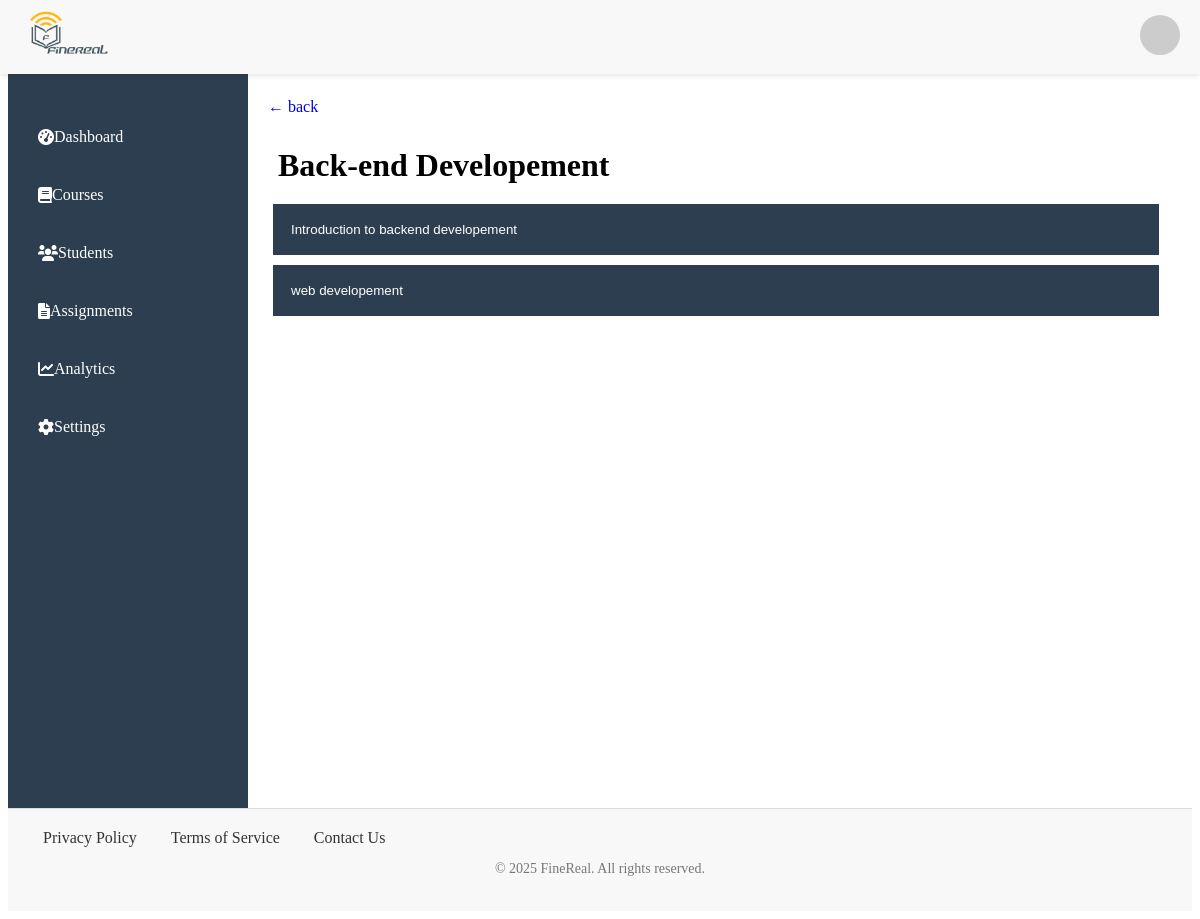
/course/b22e628f-6502-47c8-b3b7-e025a4f0ad21, run on the app's committed database.
### app/models/course.py (models this page shows)
class Courses(BaseModel, db.Model):
    __tablename__ = 'courses'
    title = db.Column(db.String(255), nullable=False)
    description = db.Column(db.Text, nullable=False)
    category = db.Column(db.String(60))
    difficulty = db.Column(db.String(60), default="Beginner")
    prerequisite = db.Column(db.Text)
    status = db.Column(db.String(60))
    teacher_id = db.Column(db.Integer, db.ForeignKey('users.id'), nullable=False)
    modules = db.relationship('Modules', backref='courses', lazy=True)
    enrolled_students = db.relationship('Enrollments', backref='courses', lazy=True)

class Modules(BaseModel, db.Model):
    __tablename__ = 'modules'
    title = db.Column(db.String(60), nullable=False)
    course_id = db.Column(db.Integer, db.ForeignKey('courses.id'), nullable=False)
    units = db.relationship('Units', backref='module', lazy=True)
    course = db.relationship('Courses', backref='modules_list', lazy=True, viewonly=True)

### app/routes/course.py (the view, shortened to what this page needs)
@app.route('/course/<course_id>', methods=["GET", 'POST'])
def course_view(course_id):
    v_course = Courses.query.get_or_404(course_id)
    modules = Modules.query.filter_by(course_id=course_id).all()
    return render_template(
        "course_view.html",
        course=v_course,
        user=current_user,
        modules=modules
    )

### app/templates/course_view.html (shortened to what this page needs)
{% extends 'base.html' %}
{% block content %}
<link rel="stylesheet" href="{{ url_for('static', filename='styles/modules.css') }}">
<link rel="stylesheet" href="{{ url_for('static', filename='styles/modal.css') }}">
<link rel="stylesheet" href="{{ url_for('static', filename='styles/modal_form.css') }}">
<link rel="stylesheet" href="{{ url_for('static', filename='styles/course.css') }}">
<a href="{{url_for('course')}}" class="arrow"> &larr; back</a>
    {% if user.role == "Teacher" %}
        <h1> {{ course.title }}</h1>
        <label class="switch">
            {% if course.status == "Published" %}
            <a href="{{url_for('toggle_course_status', course_id=course.id)}}" class="published">
                <button>{{ course.status }}</button>
            </a>
            {% else %}
             <a href="{{url_for('toggle_course_status', course_id=course.id)}}" class="draft">
                <button>{{ course.status }}</button>
            </a>
            {% endif %}
        </label>
        <button class="tablink" onclick="openPage('Home', this, 'darkgoldenrod')" id="defaultOpen">Manage</button>
        <button class="tablink" onclick="openPage('News', this, 'darkgoldenrod')">Settings</button>
        <button onclick="opencourseForm()" class="open-btn">&plus;</button>
        <button class="delete-btn" onclick="deleteSelectedUnits()" style="display: none;">&#128465;</button>
        <div id="Home" class="tabcontent">
            {% if modules %}
            {% for module in modules %}
            <div class="module-card">
                <div class="accordion-container">
                    <button class="accordion">{{ module.title }}</button>
                    <button class="add-u" onclick="openContent(this)" data="{{ module.id }}">&plus;</button>
                    <button class="add-u">
                        <a href="{{url_for('delete_module', course_id=course.id, module_id=module.id)}}">&#128465;</a>
                    </button>
                </div>
                {% if module.units %}
                    {% for unit in module.units %}
                        <div class="panel" >
                            <input type="checkbox" class="unit-checkbox" value="{{ unit.id }}" style="display: block;" onchange="toggleDeleteButton()">
                            <div class="main-panel" onclick="location.href='{{ url_for('content_page', unit_id=unit.id) }}'">
                                <li>{{ unit.title }}</li>
                            </div>
                        </div>
                    {% endfor %}
                {% else %}
                    <div class="panel">
                        <div class="main-panel">
                            <p>No units available for this module.</p>
                        </div>
                    </div>
                {% endif %}
            </div>
            <section id="contentModal" class="modal">
                <div class="modal_content">
                    <button type="button" onclick="closeModals()" class="close-btn">&times;</button>
                    <h2>Create Educational Content</h2>
                    <form id="contentForm" action="{{ url_for('add_unit', course_id=course.id, module_id=module.id) }}" method="POST" enctype="multipart/form-data">
                        <label for="title">Title</label>
                        <input type="text" placeholder="Enter title" name="title" required>
                        <label for="id">Module ID</label>
                        <input type="text" value="{{ module.id }}" name="id" readonly>
                        <label for="content_type">Content Type:</label>
                        <select id="content_type" name="content_type" required onchange="toggleContentOptions()">
                            <option value="page">Page</option>
                            <option value="video">Video</option>
                        </select>
                        <div id="pageOptions" class="hidden">
                            <p>Select "Page" to create a content page.</p>
                        </div>
                        <div id="videoOptions" class="hidden">
                            <label for="video_file">Upload Video:</label>
                            <input type="file" id="video_file" name="video_file" accept="video/*" />
                        </div>
                        <button type="submit" class="modal_button">Save Content</button>
                    </form>
                </div>
            </section>
        {% endfor %}
        {% else %}
            <p>You can add modules by clicking on the plus icon above.</p>
        {% endif %}
        </div>
        <div id="News" class="tabcontent">
          <div>
            <a href="#">
                <img src="https://via.placeholder.com/250x150" alt="course-image" class="course-image">&#x270E;
            </a>
          </div>
        </div>
        <section id="modals-Content" class="modal">
            <div class="modal_content" >
                <button type="button" onclick="closeCourse()" class="close-btn">&times;</button>
                <h2>Add New Module</h2>
                <form action="{{url_for('course_view', course_id=course.id)}}" method="POST">
                    <label for="title" class="form-label">Module Title</label>
                    <input type="text" id="title" name="title" required placeholder="Enter the module title">
                    <button type="submit" class="btn btn-primary form-btn modal_button">New Model</button>
                </form>
            </div>
        </section>
    {% else %}
    <h1> {{ course.title }}</h1>
        <div id="" class="">
            {% if modules %}
            {% for module in modules %}
            <div class="module-card">
                <div class="accordion-container">
                    <button class="accordion">{{ module.title }}</button>
                </div>
            </div>
            {% endfor %}
        {% else %}
            <p>You can add modules by clicking on the plus icon above.</p>
        {% endif %}
        </div>
    {% endif %}
{% endblock %}

### app/static/styles/modules.css (style rules this page uses)
.accordion-container { display: flex; align-items: center; }
.accordion { background-color:#2c3e50; color: white; cursor: pointer; padding: 18px; width: 98%; text-align: left; border: none; outline: none; transition: 0.4s; margin: 5px; }
a { text-decoration: none; }

### app/static/styles/course.css (style rules this page uses)
h1 { padding: 10px; margin-bottom: 5px; }

### data on the page
Courses: title "Back-end Developement"
Modules: title "Introduction to backend developement"
Modules: title "web developement"
